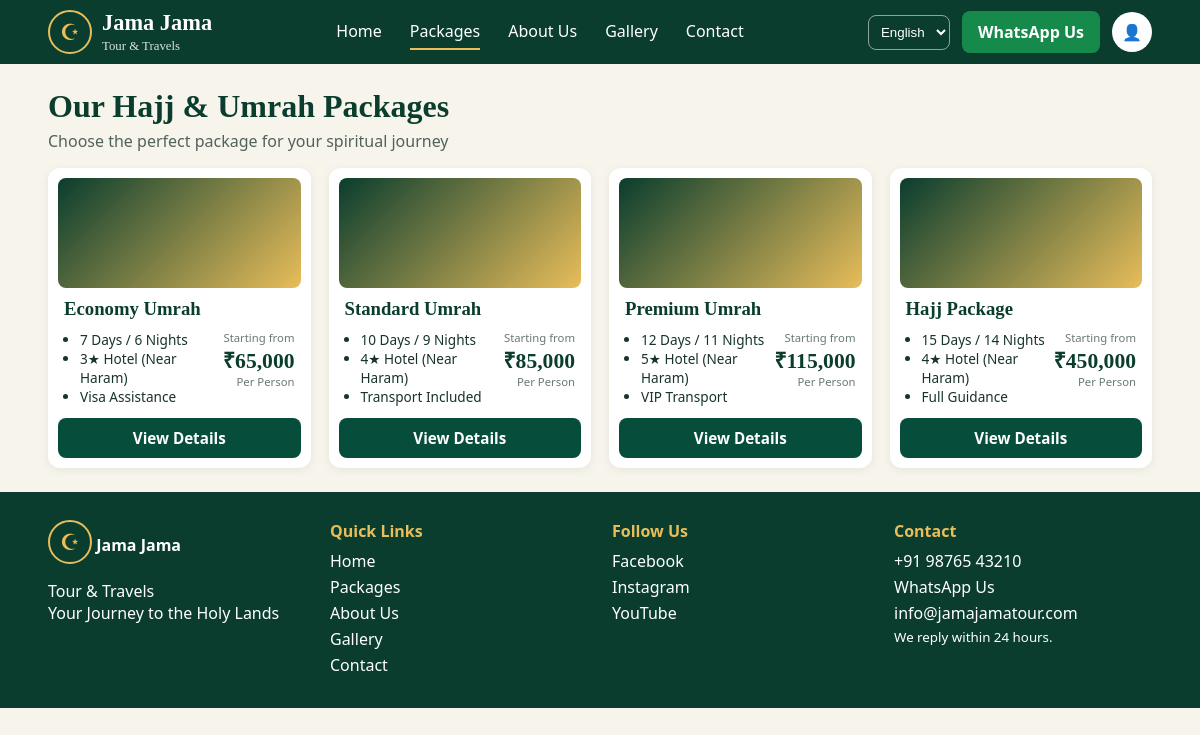
The page /packages.php on the database its author committed.
### tables this page shows
CREATE TABLE IF NOT EXISTS packages (
  id INT UNSIGNED AUTO_INCREMENT PRIMARY KEY,
  name VARCHAR(100) NOT NULL,
  name_bn VARCHAR(100) NULL, name_hi VARCHAR(100) NULL,
  line1 VARCHAR(100), line2 VARCHAR(100), line3 VARCHAR(100),
  line1_bn VARCHAR(100), line1_hi VARCHAR(100),
  line2_bn VARCHAR(100), line2_hi VARCHAR(100),
  line3_bn VARCHAR(100), line3_hi VARCHAR(100),
  price INT UNSIGNED NOT NULL,
  sort_order INT NOT NULL DEFAULT 0,
  image_path VARCHAR(255) NULL
);

### inc/i18n.php (called while the page is built, shortened)
<?php
function t(string $text): string {
    $language = $_SESSION['language'] ?? 'en';
    return $translations[$language][$text] ?? $text;
}
function localized_text(array $record, string $field): string {
    $language = $_SESSION['language'] ?? 'en';
    $localizedField = $language === 'bn' || $language === 'hi' ? $field . '_' . $language : $field;
    $value = $record[$localizedField] ?? '';
    return $value !== '' ? (string)$value : (string)($record[$field] ?? '');
}

### inc/bootstrap.php (called while the page is built, shortened)
<?php
require_once __DIR__ . '/i18n.php';
function e($s): string { return htmlspecialchars((string)$s, ENT_QUOTES, 'UTF-8'); }

### packages.php (the view, shortened to what this page needs)
<?php require_once __DIR__ . '/inc/bootstrap.php';
$pdo = db();
$packages = $pdo->query('SELECT * FROM packages ORDER BY sort_order, id')->fetchAll();
require __DIR__ . '/inc/header.php'; ?>
<main class="wrap">
    <h1 class="h"><?= e(t('Our Hajj & Umrah Packages')) ?></h1>
    <p class="muted"><?= e(t('Choose the perfect package for your spiritual journey')) ?></p>
    <div class="grid4"><?php foreach ($packages as $p): ?>
            <article class="card">
                <div class="img"><?php if ($image = package_image_url($p['image_path'] ?? null)): ?><img src="<?= e($image) ?>" alt="<?= e(localized_text($p, 'name')) ?>" loading="lazy"><?php endif; ?></div>
                <h3><?= e(localized_text($p, 'name')) ?></h3>
                <div class="cf">
                    <ul>
                        <li><?= e(localized_text($p, 'line1')) ?></li>
                        <li><?= e(localized_text($p, 'line2')) ?></li>
                        <li><?= e(localized_text($p, 'line3')) ?></li>
                    </ul>
                    <div class="price">
                        <small><?= e(t('Starting from')) ?></small><b>₹<?= number_format((int)$p['price']) ?></b><small><?= e(t('Per Person')) ?></small>
                    </div>
                </div>
                <a class="btn green" href="#"><?= e(t('View Details')) ?></a>
            </article>
        <?php endforeach; ?>
    </div>
</main>
<?php require __DIR__ . '/inc/footer.php'; ?></body>
</html>

### assets/style.css (style rules this page uses)
:root { --g: #0a3d2e; --g2: #064e3b; --gold: #e8bd5a; --iv: #f7f4ec; --ink: #17332a; }
* { box-sizing: border-box; }
body { margin: 0; font-family: Georgia, "Times New Roman", serif; background: var(--iv); color: var(--ink); }
a { color: inherit; text-decoration: none; }
.btn { display: inline-block; padding: 10px 20px; border-radius: 8px; font: 600 0.95rem system-ui, sans-serif; }
.green { background: var(--g2); color: #fff; text-align: center; display: block; }
.wrap { padding: 24px 4vw; }
.h { font-size: 2rem; margin: 0; color: var(--g); }
.muted { margin: 0.3em 0 1em; opacity: 0.75; font-family: system-ui, sans-serif; }
.grid4 { display: grid; grid-template-columns: repeat(auto-fit, minmax(230px, 1fr)); gap: 18px; }
.card { background: #fff; border-radius: 12px; padding: 10px; box-shadow: 0 2px 10px #0001; display: flex; flex-direction: column; gap: 6px; }
.card .img { height: 110px; border-radius: 8px; background: linear-gradient(135deg, #0a3d2e, #e8bd5a); overflow: hidden; }
.card h3 { margin: 4px 6px; color: var(--g); }
.cf { display: flex; justify-content: space-between; gap: 8px; padding: 0 6px 6px; font: 0.85rem system-ui, sans-serif; }
.cf ul { margin: 0; padding-left: 16px; }
.price { text-align: right; }
.price b { display: block; font-size: 1.35rem; color: var(--g); font-family: Georgia, serif; }
.price small { display: block; opacity: 0.65; }

### rows shown on the page
packages: name "Economy Umrah", line1 "7 Days / 6 Nights", line2 "3★ Hotel (Near Haram)", line3 "Visa Assistance", price "65,000"
packages: name "Standard Umrah", line1 "10 Days / 9 Nights", line2 "4★ Hotel (Near Haram)", line3 "Transport Included", price "85,000"
packages: name "Premium Umrah", line1 "12 Days / 11 Nights", line2 "5★ Hotel (Near Haram)", line3 "VIP Transport", price "115,000"
packages: name "Hajj Package", line1 "15 Days / 14 Nights", line2 "4★ Hotel (Near Haram)", line3 "Full Guidance", price "450,000"

### other values the page prints
t('Tour & Travels') "Tour & Travels"
t($l) "Home"
t($l) "Packages"
t($l) "About Us"
t($l) "Gallery"
t($l) "Contact"
t('WhatsApp Us') "WhatsApp Us"
t('Our Hajj & Umrah Packages') "Our Hajj & Umrah Packages"
t('Choose the perfect package for your spiritual journey') "Choose the perfect package for your spiritual journey"
t('Your Journey to the Holy Lands') "Your Journey to the Holy Lands"
t('Quick Links') "Quick Links"
t('Home') "Home"
t('Packages') "Packages"
t('About Us') "About Us"
t('Gallery') "Gallery"
